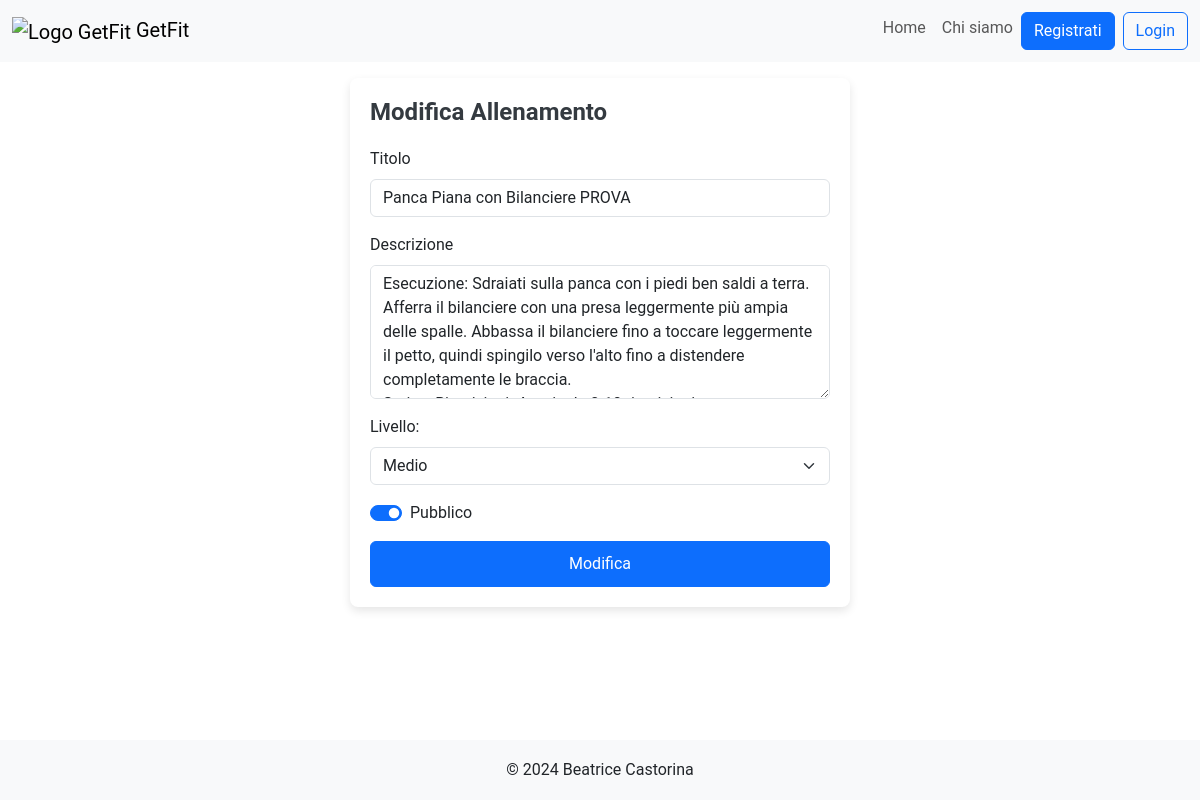
The app's page /modify_workout/17, older data.
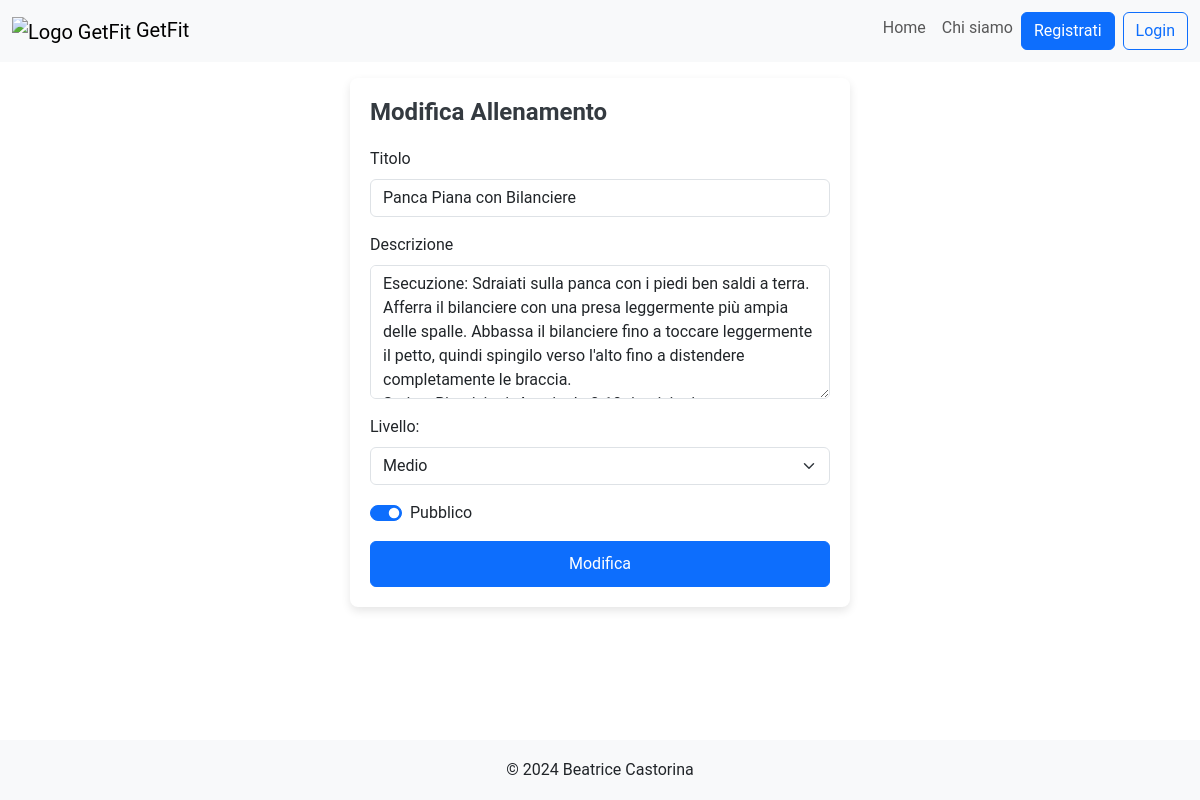
The same page, newer data.
### tables this page shows
CREATE TABLE "Allenamenti" (
	"id_allenamento"	INTEGER,
	"pt_id"	INTEGER NOT NULL,
	"titolo"	TEXT NOT NULL,
	"descrizione"	TEXT NOT NULL,
	"livello"	TEXT NOT NULL,
	"visibile"	INTEGER NOT NULL,
	"data_creazione"	TEXT NOT NULL,
	PRIMARY KEY("id_allenamento" AUTOINCREMENT),
	FOREIGN KEY("pt_id") REFERENCES "PersonalTrainers"("pt_id")
);

### app.py (the view)
@app.route("/modify_workout/<int:id_allenamento>", methods=['POST','GET'])
def modify_workout(id_allenamento):
  if request.method == 'POST':
    workout = request.form.to_dict()
    print("workout to modify:",workout)
    visibilita = workout.get("pubblico", "privato")
    if visibilita == "pubblico":
      workout['visibile'] = 1
    else:
      workout['visibile'] = 0
    if workout['titolo'] == '':
      app.logger.error('Il campo non può essere vuoto')
      return redirect(url_for('index'))
    if workout['description'] == '':
      app.logger.error('Il campo non può essere vuoto')
      return redirect(url_for('index'))
    if workout['livello'] == '':
      app.logger.error('Il campo non può essere vuoto')
      return redirect(url_for('index'))
    workout['id_allenamento'] = id_allenamento
    success = allenamenti_dao.modifica_allenamento(workout)
    if not success:
      flash("Impossibile modificare l'allenamento.", "danger")
    return redirect(url_for('pt_profile'))
  else:
    allenamento_db = allenamenti_dao.get_allenamento(id_allenamento)
    return render_template("modify_workout.html", allenamento=allenamento_db)

### allenamenti_dao.py (called while the page is built)
def get_allenamento(id_allenamento):
	query = 'SELECT * FROM Allenamenti WHERE id_allenamento=?'
	connection = sqlite3.connect('db/personal.db')
	connection.row_factory = sqlite3.Row
	cursor = connection.cursor()
	cursor.execute(query,(id_allenamento,))
	result = cursor.fetchone()
	cursor.close()
	connection.close()
	return result

### templates/modify_workout.html (shortened to what this page needs)
{% extends "base.html" %}
{% block style %} {{url_for('static', filename='login_style.css')}} {% endblock %}
{% block content %}
<div class="login-container mt-3 mb-3">
	<h2>Modifica Allenamento</h2>
	<form  action="/modify_workout/{{allenamento.id_allenamento}}" method="POST">
		<div class="mb-3">
			<label for="titleInput" class="form-label">Titolo</label>
			<input value="{{allenamento.titolo}}" type="text" class="form-control" name="titolo" id="titleInput" required>
		</div>
		<div class="mb-3">
			<label for="FormControlTextarea" class="form-label">Descrizione</label>
			<textarea name="description" class="form-control" id="FormControlTextarea" rows="5" required>{{allenamento.descrizione}}</textarea>
		</div>
		<div class="mb-3">
			<label for="livello">Livello:</label>
			<select class="form-select mt-2" aria-label="livello" id="livello" name="livello" required>
				<option value="medio" {% if allenamento.livello.lower() == "medio" %} selected {% endif %}>Medio</option>
			</select>
		</div>
		<div class="form-check form-switch mb-3">
			<input class="form-check-input" type="checkbox" role="switch" id="flexSwitch" name="pubblico" value="pubblico" {% if allenamento.visibile == 1 %} checked {% endif %}>
			<label class="form-check-label" for="flexSwitch">Pubblico</label>
		</div>
		<button type="submit" class="btn btn-primary">Modifica</button>
	</form>
</div>
{% endblock %}

Row changes from the older to the newer data that the page shows:
changed Allenamenti "Medio": titolo "Panca Piana con Bilanciere PROVA" → "Panca Piana con Bilanciere"
